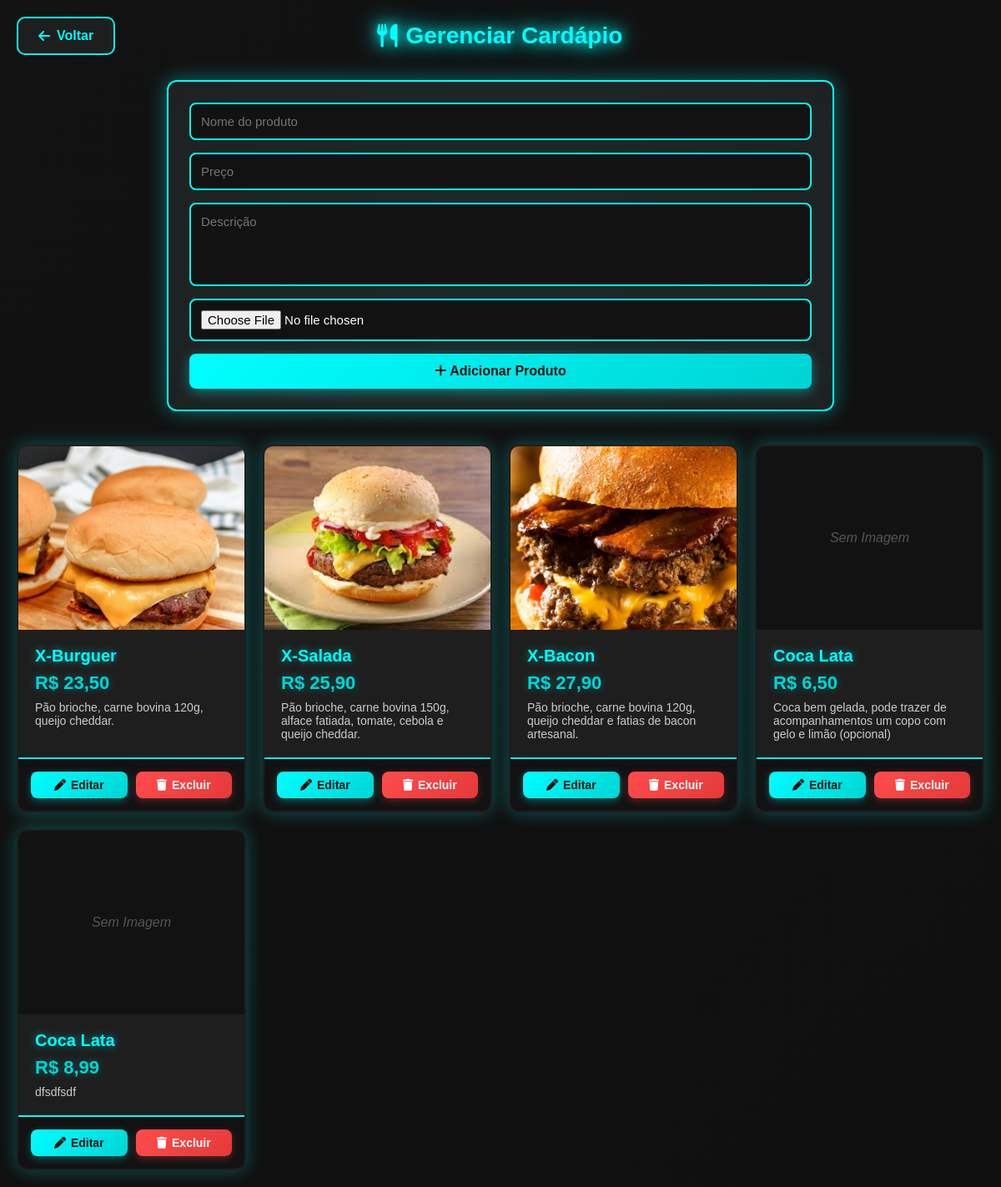
Screenshot of /cardapio.php (signed in) with the database file from the repository.
### tables this page shows
CREATE TABLE
  `produtos` (
    `id` int (11) NOT NULL,
    `nome` varchar(100) NOT NULL,
    `descricao` text DEFAULT NULL,
    `preco` decimal(10, 2) NOT NULL,
    `imagem` varchar(255) DEFAULT NULL
  );

### cardapio.php (the view, shortened to what this page needs)
<?php
include "config.php";
$targetDir = "uploads/";
$produtos = $conn->query("SELECT * FROM produtos");
?>
<!DOCTYPE html>
<html lang="pt-BR">
<head>
    <link rel="stylesheet" href="css/cardapio.css?e=<?php echo rand(0, 10000) ?>">
    <link rel="stylesheet" href="https://cdnjs.cloudflare.com/ajax/libs/font-awesome/6.5.0/css/all.min.css">
</head>
<body>
    <div class="header-page">
        <a href="painel_dono.php" class="btn-voltar-top"><i class="fa fa-arrow-left"></i> Voltar</a>
        <h1><i class="fa fa-utensils"></i> Gerenciar Cardápio</h1>
    </div>
    <form method="post" enctype="multipart/form-data">
        <input type="text" name="nome" placeholder="Nome do produto" required>
        <input type="number" step="0.01" name="preco" placeholder="Preço" required>
        <textarea name="descricao" placeholder="Descrição"></textarea>
        <input type="file" name="imagem" accept="image/*">
        <button type="submit" name="adicionar"><i class="fa fa-plus"></i> Adicionar Produto</button>
    </form>
    <div class="produtos-container">
        <?php while ($row = $produtos->fetch_assoc()): ?>
            <div class="card-produto">
                <?php if ($row['imagem'] && file_exists($targetDir . $row['imagem'])): ?>
                    <img src="<?= $targetDir . $row['imagem'] ?>" alt="<?= $row['nome'] ?>" class="card-img">
                <?php else: ?>
                    <div class="card-img-placeholder">Sem Imagem</div>
                <?php endif; ?>
                <div class="card-info">
                    <h3><?= $row['nome'] ?></h3>
                    <p class="preco">R$ <?= number_format($row['preco'], 2, ',', '.') ?></p>
                    <p class="descricao"><?= $row['descricao'] ?></p>
                </div>
                <div class="card-acoes">
                    <a href="editar_produto.php?id=<?= $row['id'] ?>" class="editar"><i class="fa fa-pen"></i> Editar</a>
                    <a href="cardapio.php?delete=<?= $row['id'] ?>" class="delete"
                        onclick="return confirm('Tem certeza que deseja excluir?')"><i class="fa fa-trash"></i> Excluir</a>
                </div>
            </div>
        <?php endwhile; ?>
    </div>
</body>
</html>

### rows the page displays
produtos: imagem (picture), nome "X-Burguer", preco "23,50", descricao "Pão brioche, carne bovina 120g, queijo cheddar."
produtos: imagem (picture), nome "X-Salada", preco "25,90", descricao "Pão brioche, carne bovina 150g, alface fatiada, tomate, cebola e queijo cheddar."
produtos: imagem (picture), nome "X-Bacon", preco "27,90", descricao "Pão brioche, carne bovina 120g, queijo cheddar e fatias de bacon artesanal."
produtos: imagem "Sem Imagem", nome "Coca Lata", preco "6,50", descricao "Coca bem gelada, pode trazer de acompanhamentos um copo com gelo e limão (opcional)"
produtos: imagem "Sem Imagem", nome "Coca Lata", preco "8,99", descricao "dfsdfsdf"
